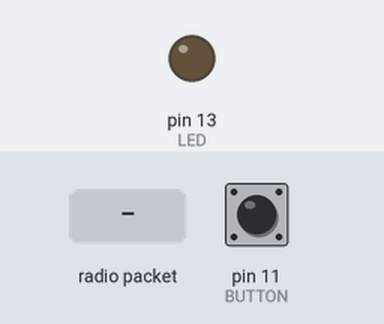
The sketch below on a simulated Arduino Uno, built with avr-gcc and run on an emulated ATmega328P. Shown: output pins drawn as LEDs (lit = HIGH). The inputs (shaded band) are chosen by the test bench; at power-on: pin 11 (BUTTON) HIGH. No radio packets arrive unless stated; pins used as bus, display or sensor lines are not drawn; what the sketch prints to the serial monitor is not drawn.

Above: at 1.2 s.
1.3 s: radio packet "1" arrives
Timing chart, 0 to 4.3 s (numbered marks = the images above; inputs shaded):
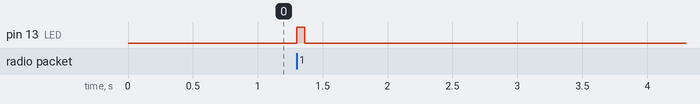

Measured:
- after the input at 1.3 s, pin 13 (LED): LOW → HIGH at once, → LOW 0.06 s later

The sketch:

GPS_Radio_RX.ino
```cpp
// Arduino9x_RX
// -*- mode: C++ -*-
// Example sketch showing how to create a simple messaging client (receiver)
// with the RH_RF95 class. RH_RF95 class does not provide for addressing or
// reliability, so you should only use RH_RF95 if you do not need the higher
// level messaging abilities.
// It is designed to work with the other example Arduino9x_TX

#include <SPI.h>
#include <RH_RF95.h>

#define RFM95_CS 8
#define RFM95_RST 4
#define RFM95_INT 3

// Change to 434.0 or other frequency, must match RX's freq!
#define RF95_FREQ 915.0

// Singleton instance of the radio driver
RH_RF95 rf95(RFM95_CS, RFM95_INT);

// Blinky on receipt
#define LED 13
#define BUTTON 11

bool sendFlag = false;

bool buttonFlag = false;

void setup()
{
  Serial.begin(9600);
while(!Serial);
  Serial.println("Arduino LoRa RX Test!");

  pinMode(LED, OUTPUT);
  pinMode(BUTTON, INPUT);
  pinMode(RFM95_RST, OUTPUT);
  digitalWrite(RFM95_RST, HIGH);

  // manual reset
  digitalWrite(RFM95_RST, LOW);
  delay(10);
  digitalWrite(RFM95_RST, HIGH);
  delay(10);

  while (!rf95.init()) {
    Serial.println("LoRa radio init failed");
    while (1);
  }
  Serial.println("LoRa radio init OK!");

  // Defaults after init are 434.0MHz, modulation GFSK_Rb250Fd250, +13dbM
  if (!rf95.setFrequency(RF95_FREQ)) {
    Serial.println("setFrequency failed");
    while (1);
  }
  Serial.print("Set Freq to: "); Serial.println(RF95_FREQ);

  // Defaults after init are 434.0MHz, 13dBm, Bw = 125 kHz, Cr = 4/5, Sf = 128chips/symbol, CRC on

  // The default transmitter power is 13dBm, using PA_BOOST.
  // If you are using RFM95/96/97/98 modules which uses the PA_BOOST transmitter pin, then
  // you can set transmitter powers from 5 to 23 dBm:
  rf95.setTxPower(23, false);
}

void loop()
{
  buttonFlag = digitalRead(BUTTON);
  if(sendFlag) {
    digitalWrite(LED, HIGH);

    if(!buttonFlag){
      Serial.println("Button off, so proceed!");
    uint8_t data[14] = "All is well.";
      data[12] = 0;
      data[14] = 0;
      rf95.send(data, 13);
    }
    else{
      Serial.println("Button on, so STOP!");
      uint8_t data[26] = "STOP in the name of love";
      data[24] = 0;
      data[26] = 1;
      rf95.send(data, 26);
    }
      rf95.waitPacketSent();
      Serial.println("Sent a reply");
      digitalWrite(LED, LOW);
      delay(20);
      sendFlag = false;
  }

  else{
  if (rf95.available())
  {
    sendFlag = true;
    // Should be a message for us now
    uint8_t buf[RH_RF95_MAX_MESSAGE_LEN];
    uint8_t len = sizeof(buf);

    if (rf95.recv(buf, &len))
    {
      digitalWrite(LED, HIGH);

  union{
    uint8_t tempBuff[3];
    float tempFloat;
  }u;
     float latitude;
     float longitude;
     float altitude;

for(int c=0; c<4; c++){
  u.tempBuff[c] = buf[c];
}
latitude = u.tempFloat;

for(int c=0; c<4; c++){
  u.tempBuff[c] = buf[c+5];
}
longitude = u.tempFloat;

for(int c=0; c<4; c++){
  u.tempBuff[c] = buf[c+10];
}
altitude = u.tempFloat;
      if(!buttonFlag) {
      RH_RF95::printBuffer("Received Raw Data: ", buf, len);
      Serial.println();
      Serial.print("Latitude: ");
      Serial.print(latitude);
      Serial.println((char)buf[4]);
      Serial.print("Longitude: ");
      Serial.print(longitude);
      Serial.println((char)buf[9]);
      Serial.print("Altitude: ");
      Serial.println(altitude);
      Serial.print("Fix: ");
      Serial.println(buf[14], DEC);
      Serial.print("Fix Quality: ");
      Serial.println(buf[15], DEC);
       Serial.print("RSSI: ");
      Serial.println(rf95.lastRssi(), DEC);
      }
      else{
        Serial.println((char*)buf);
      }

    }
    else
    {
      Serial.println("Receive failed");
    }
  }
  }
}
```
